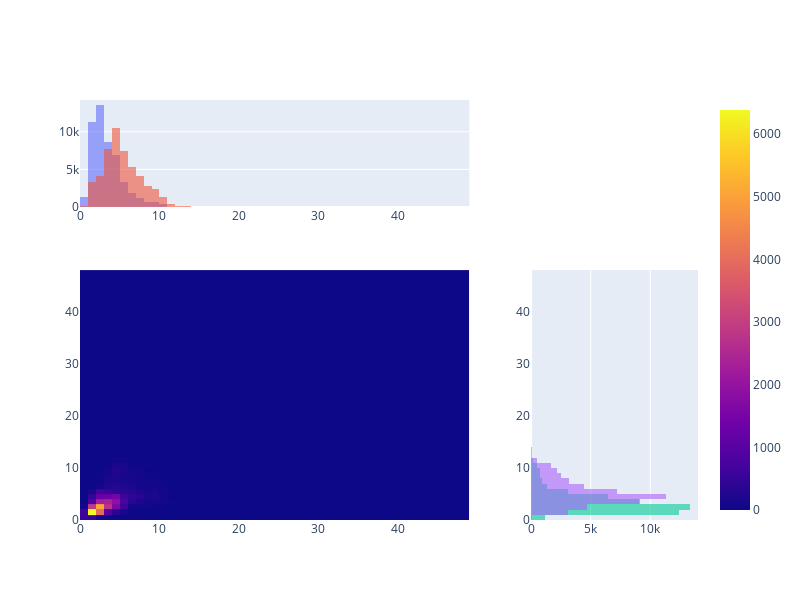

Here is the notebook cell this chart was saved with:
### Code cell
# 4️⃣ stride-normalised sizes
df_copy["w_stride"]        = df_copy["width_after_resize"]        / min_stride
df_copy["h_stride"]        = df_copy["height_after_resize"]       / min_stride
df_copy["w_stride_sahi"]   = df_copy["width_after_resize_sahi"]   / min_stride
df_copy["h_stride_sahi"]   = df_copy["height_after_resize_sahi"]  / min_stride

# ───────────── descriptive statistics ───────────── #
print(
    df_copy[
        ["w_stride", "h_stride", "w_stride_sahi", "h_stride_sahi"]
    ].describe().T
)

print()

print(
    df_copy[
        ["w_stride", "h_stride", "w_stride_sahi", "h_stride_sahi"]
    ].quantile(0.01).T
)

# # --- build 2-D histograms with identical bin edges ----------
# bins = [np.linspace(df_copy["w_stride"].min(),
#                     df_copy["w_stride"].max(), 81),
#         np.linspace(df_copy["h_stride"].min(),
#                     df_copy["h_stride"].max(), 81)]

# H1, *_ = np.histogram2d(df_copy["w_stride"],
#                         df_copy["h_stride"], bins=bins)
# H2, *_ = np.histogram2d(df_copy["w_stride_sahi"],
#                         df_copy["h_stride_sahi"], bins=bins)

# # --- JS distance --------------------------------------------
# eps = 1e-12                        # avoid log(0)
# P = H1 / H1.sum()
# Q = H2 / H2.sum()
# M = 0.5*(P+Q)

# KL = lambda A, B: np.sum(A * np.log((A+eps)/(B+eps)))
# js_div = 0.5*KL(P, M) + 0.5*KL(Q, M)
# js_dist = np.sqrt(js_div)          # metric version

# print()
# print(f"Jensen–Shannon distance: {js_dist:.4f}")

# # ───────────── 2-D distribution visualisation ───────────── #
# fig1 = px.density_heatmap(
#     df_copy, x="w_stride", y="h_stride",
#     nbinsx=80, nbinsy=80,
#     title="Density of bbox (resize) / min_stride"
# )
# fig1.show()      # interactive heat-map

# fig2 = px.density_heatmap(
#     df_copy, x="w_stride_sahi", y="h_stride_sahi",
#     nbinsx=80, nbinsy=80,
#     title="Density of bbox (resize + SAHI) / min_stride"
# )
# fig2.show()



# # kernel densities on a grid
# grid_x, grid_y = np.mgrid[xbins.min():xbins.max():80j,
#                           ybins.min():ybins.max():80j]
# positions = np.vstack([grid_x.ravel(), grid_y.ravel()])

# kde1 = gaussian_kde(df_copy[["w_stride",      "h_stride"]].T)(positions).reshape(grid_x.shape)
# kde2 = gaussian_kde(df_copy[["w_stride_sahi", "h_stride_sahi"]].T)(positions).reshape(grid_x.shape)

# fig = go.Figure()
# fig.add_trace(go.Contour(z=kde1, x=xbins, y=ybins,
#                          colorscale="Blues", showscale=False,
#                          contours=dict(showlabels=False), opacity=0.7))
# fig.add_trace(go.Contour(z=kde2, x=xbins, y=ybins,
#                          colorscale="Reds", showscale=False,
#                          contours=dict(showlabels=False, coloring="lines")))
# fig.update_layout(title="Blue = resize  |  Red lines = resize+SAHI",
#                   xaxis_title="w_stride", yaxis_title="h_stride")
# fig.show()

# fig = make_subplots(rows=2, cols=2,
#                     column_widths=[0.7, 0.3], row_heights=[0.3, 0.7],
#                     specs=[[{"type":"histogram"}, {"type":"histogram"}],
#                            [{"type":"histogram2d"}, {"type":"histogram"}]])

# fig = make_subplots(rows=2, cols=2,
#                     column_widths=[0.7, 0.3], row_heights=[0.3, 0.7],
#                     specs=[[{"type":"histogram"}, {"type":"histogram"}],
#                            [{"type":"histogram2d"}, {"type":"histogram"}]])

# # top-left: width marginals
# fig.add_trace(
#     go.Histogram(x=df_copy["w_stride"], name="resize", nbinsx=80, opacity=0.6),
#     1,1
# )
# fig.add_trace(
#     go.Histogram(x=df_copy["w_stride_sahi"], name="resize+SAHI", nbinsx=80, opacity=0.6),
#     1,1
# )

# # bottom-right: height marginals
# fig.add_trace(
#     go.Histogram(y=df_copy["h_stride"], name="resize", nbinsy=80, opacity=0.6, orientation='h'),
#     2,2
# )
# fig.add_trace(
#     go.Histogram(y=df_copy["h_stride_sahi"], name="resize+SAHI", nbinsy=80, opacity=0.6, orientation='h'),
#     2,2
# )

# # centre: joint 2-D heat-map
# fig.add_trace(
#     px.density_heatmap(df_copy, x="w_stride", y="h_stride",
#                        nbinsx=80, nbinsy=80).data[0],
#     2,1
# )
# fig.update_layout(barmode='overlay', showlegend=False, height=600, width=800)
# fig.show()

### Figure 1 — Plotly figure (JSON) as saved in the notebook; plotly's stock layout.template omitted (floating-point values rounded to 4 significant figures; data arrays with more than 128 entries replaced by an {"elided": "..."} marker saying what was removed)
{"data": [{"name": "resize", "nbinsx": 80, "opacity": 0.6, "type": "histogram", "x": {"elided": "50071 float values"}, "xaxis": "x", "yaxis": "y"}, {"name": "resize+SAHI", "nbinsx": 80, "opacity": 0.6, "type": "histogram", "x": {"elided": "50071 float values"}, "xaxis": "x", "yaxis": "y"}, {"name": "resize", "nbinsy": 80, "opacity": 0.6, "orientation": "h", "type": "histogram", "xaxis": "x4", "y": {"elided": "50071 float values"}, "yaxis": "y4"}, {"name": "resize+SAHI", "nbinsy": 80, "opacity": 0.6, "orientation": "h", "type": "histogram", "xaxis": "x4", "y": {"elided": "50071 float values"}, "yaxis": "y4"}, {"coloraxis": "coloraxis", "hovertemplate": "w_stride=%{x}<br>h_stride=%{y}<br>count=%{z}<extra></extra>", "name": "", "nbinsx": 80, "nbinsy": 80, "type": "histogram2d", "x": {"elided": "50071 float values"}, "xaxis": "x3", "xbingroup": "x", "y": {"elided": "50071 float values"}, "yaxis": "y3", "ybingroup": "y"}], "layout": {"barmode": "overlay", "height": 600, "showlegend": false, "width": 800, "xaxis": {"anchor": "y", "domain": [0, 0.63]}, "xaxis2": {"anchor": "y2", "domain": [0.73, 1]}, "xaxis3": {"anchor": "y3", "domain": [0, 0.63]}, "xaxis4": {"anchor": "y4", "domain": [0.73, 1]}, "yaxis": {"anchor": "x", "domain": [0.745, 1]}, "yaxis2": {"anchor": "x2", "domain": [0.745, 1]}, "yaxis3": {"anchor": "x3", "domain": [0, 0.595]}, "yaxis4": {"anchor": "x4", "domain": [0, 0.595]}}}
